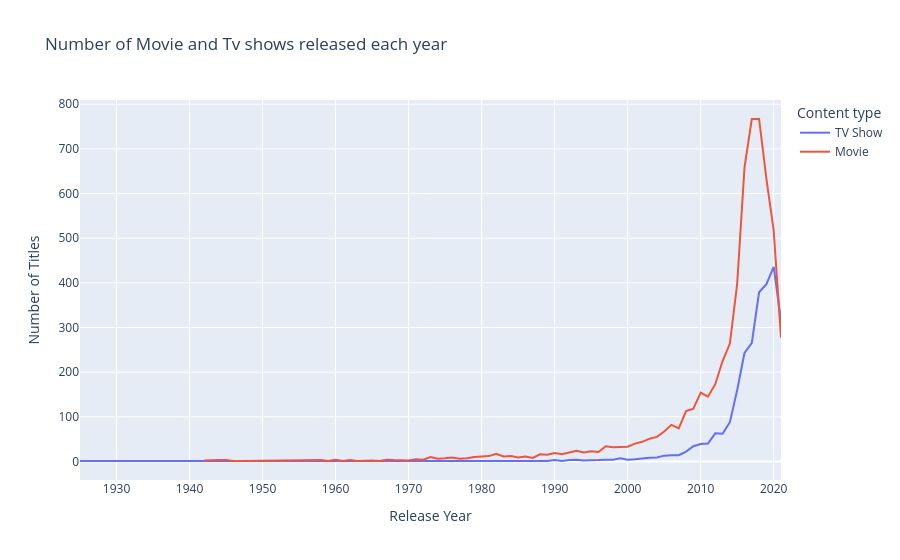

The code cell stored with this chart in its notebook:
### Code cell
#How many movies and TV shows were released each year, and which years had the highest number of releases?

import plotly.express as px

fig = px.line(
    released_by_year,
    x = 'release_year',
    y ='count',
    color = 'type',
    labels = {
        'release_year' :'Release Year',
        'count' :'Number of Titles',
        'type' : 'Content type'
    },
    title = "Number of Movie and Tv shows released each year"
)

fig.show()

### Figure 1 — Plotly figure (JSON) as saved in the notebook; plotly's stock layout.template omitted (floating-point values rounded to 4 significant figures)
{"data": [{"hovertemplate": "Content type=TV Show<br>Release Year=%{x}<br>Number of Titles=%{y}<extra></extra>", "legendgroup": "TV Show", "line": {"color": "#636efa", "dash": "solid"}, "marker": {"symbol": "circle"}, "mode": "lines", "name": "TV Show", "orientation": "v", "showlegend": true, "type": "scatter", "x": [1925, 1945, 1946, 1963, 1967, 1972, 1974, 1977, 1979, 1981, 1985, 1986, 1988, 1989, 1990, 1991, 1992, 1993, 1994, 1995, 1996, 1997, 1998, 1999, 2000, 2001, 2002, 2003, 2004, 2005, 2006, 2007, 2008, 2009, 2010, 2011, 2012, 2013, 2014, 2015, 2016, 2017, 2018, 2019, 2020, 2021], "xaxis": "x", "y": [1, 1, 1, 1, 1, 1, 1, 1, 1, 1, 1, 2, 2, 1, 3, 1, 3, 4, 2, 2, 3, 4, 4, 7, 4, 5, 7, 8, 9, 13, 14, 14, 22, 34, 39, 40, 63, 62, 88, 160, 243, 265, 379, 397, 436, 315], "yaxis": "y"}, {"hovertemplate": "Content type=Movie<br>Release Year=%{x}<br>Number of Titles=%{y}<extra></extra>", "legendgroup": "Movie", "line": {"color": "#EF553B", "dash": "solid"}, "marker": {"symbol": "circle"}, "mode": "lines", "name": "Movie", "orientation": "v", "showlegend": true, "type": "scatter", "x": [1942, 1943, 1944, 1945, 1946, 1947, 1954, 1955, 1956, 1958, 1959, 1960, 1961, 1962, 1963, 1964, 1965, 1966, 1967, 1968, 1969, 1970, 1971, 1972, 1973, 1974, 1975, 1976, 1977, 1978, 1979, 1980, 1981, 1982, 1983, 1984, 1985, 1986, 1987, 1988, 1989, 1990, 1991, 1992, 1993, 1994, 1995, 1996, 1997, 1998, 1999, 2000, 2001, 2002, 2003, 2004, 2005, 2006, 2007, 2008, 2009, 2010, 2011, 2012, 2013, 2014, 2015, 2016, 2017, 2018, 2019, 2020, 2021], "xaxis": "x", "y": [2, 3, 3, 3, 1, 1, 2, 3, 2, 3, 1, 4, 1, 3, 1, 2, 2, 1, 4, 3, 2, 2, 5, 4, 10, 6, 7, 9, 6, 7, 10, 11, 12, 17, 11, 12, 9, 11, 8, 16, 15, 19, 16, 20, 24, 20, 23, 21, 34, 32, 32, 33, 40, 44, 51, 55, 67, 82, 74, 113, 118, 154, 145, 173, 225, 264, 398, 658, 767, 767, 633, 517, 277], "yaxis": "y"}], "layout": {"legend": {"title": {"text": "Content type"}, "tracegroupgap": 0}, "title": {"text": "Number of Movie and Tv shows released each year"}, "xaxis": {"anchor": "y", "domain": [0, 1], "title": {"text": "Release Year"}}, "yaxis": {"anchor": "x", "domain": [0, 1], "title": {"text": "Number of Titles"}}}}
